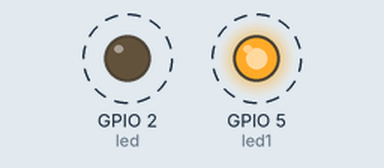
Bench run of a program on a simulated ESP32 board running MicroPython. On the bench: output pins drawn as LEDs (lit = HIGH). Dashed ring = blinking. What the program prints to the serial console is not drawn.

Above: at 0.1 s.
Timing chart, 0 to 3.0 s (numbered marks = the images above):
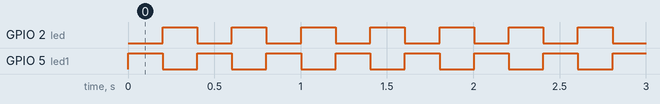

Measured:
- by itself, GPIO 2 (led), GPIO 5 (led1): alternates HIGH for 0.20 s and LOW for 0.20 s

The program:

LED.py
```python
from machine import Pin
from time import sleep

led = Pin(2,Pin.OUT)
led1 = Pin(5,Pin.OUT)

led_state = True
led1_state = True

while True:
    led_state = not led_state
    led.value(led_state)
    led1_state = not led_state
    led1.value(led1_state)
    print("LED turned on" if led_state else "LED turned off")
    print("LED1 turned on" if led_state else "LED turned off")
    sleep(0.1)
    sleep(0.1)
```
